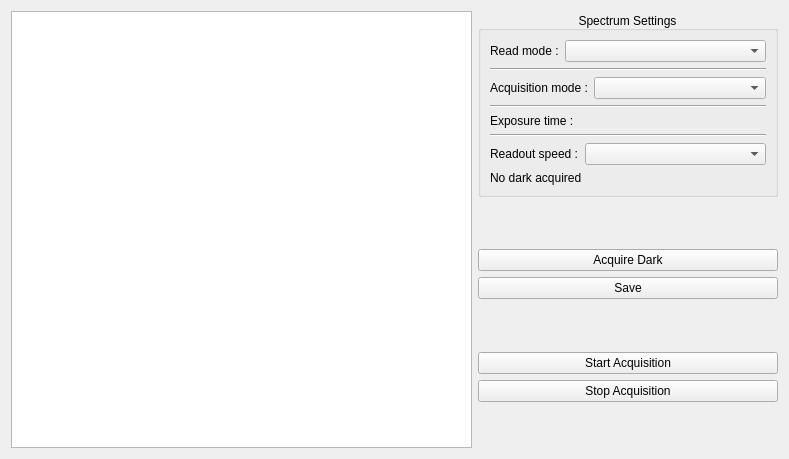
<?xml version="1.0" encoding="UTF-8"?>
<ui version="4.0">
 <class>Form</class>
 <widget class="QWidget" name="Form">
  <property name="geometry">
   <rect>
    <x>0</x>
    <y>0</y>
    <width>789</width>
    <height>459</height>
   </rect>
  </property>
  <property name="sizePolicy">
   <sizepolicy hsizetype="Expanding" vsizetype="Expanding">
    <horstretch>0</horstretch>
    <verstretch>0</verstretch>
   </sizepolicy>
  </property>
  <property name="windowTitle">
   <string>Form</string>
  </property>
  <layout class="QGridLayout" name="gridLayout">
   <item row="0" column="0">
    <layout class="QGridLayout" name="gridLayout_9">
     <item row="0" column="0">
      <layout class="QVBoxLayout" name="verticalLayout_9">
       <item>
        <widget class="PlotWidget" name="graph"/>
       </item>
      </layout>
     </item>
     <item row="0" column="1">
      <layout class="QVBoxLayout" name="verticalLayout_2">
       <item>
        <widget class="QGroupBox" name="settings">
         <property name="maximumSize">
          <size>
           <width>300</width>
           <height>16777215</height>
          </size>
         </property>
         <property name="styleSheet">
          <string notr="true"/>
         </property>
         <property name="title">
          <string>Spectrum Settings</string>
         </property>
         <property name="alignment">
          <set>Qt::AlignBottom|Qt::AlignHCenter</set>
         </property>
         <layout class="QVBoxLayout" name="verticalLayout_15">
          <item>
           <layout class="QHBoxLayout" name="read_modes_layout">
            <item>
             <widget class="QLabel" name="read_modes_label">
              <property name="text">
               <string>Read mode :</string>
              </property>
             </widget>
            </item>
            <item>
             <widget class="QComboBox" name="read_modes">
              <property name="sizePolicy">
               <sizepolicy hsizetype="Expanding" vsizetype="Fixed">
                <horstretch>0</horstretch>
                <verstretch>0</verstretch>
               </sizepolicy>
              </property>
             </widget>
            </item>
           </layout>
          </item>
          <item>
           <widget class="Line" name="separator11">
            <property name="orientation">
             <enum>Qt::Horizontal</enum>
            </property>
           </widget>
          </item>
          <item>
           <layout class="QHBoxLayout" name="acquisition_mode_layout">
            <item>
             <widget class="QLabel" name="acquisition_modes_label">
              <property name="text">
               <string>Acquisition mode :</string>
              </property>
             </widget>
            </item>
            <item>
             <widget class="QComboBox" name="acquisition_modes">
              <property name="sizePolicy">
               <sizepolicy hsizetype="Expanding" vsizetype="Fixed">
                <horstretch>0</horstretch>
                <verstretch>0</verstretch>
               </sizepolicy>
              </property>
             </widget>
            </item>
           </layout>
          </item>
          <item>
           <widget class="Line" name="separator12">
            <property name="orientation">
             <enum>Qt::Horizontal</enum>
            </property>
           </widget>
          </item>
          <item>
           <layout class="QHBoxLayout" name="exposure_time_layout">
            <item>
             <widget class="QLabel" name="exposure_time_label">
              <property name="text">
               <string>Exposure time :</string>
              </property>
             </widget>
            </item>
           </layout>
          </item>
          <item>
           <widget class="Line" name="separator13">
            <property name="orientation">
             <enum>Qt::Horizontal</enum>
            </property>
           </widget>
          </item>
          <item>
           <layout class="QHBoxLayout" name="readout_speed_layout">
            <item>
             <widget class="QLabel" name="readout_speed_label">
              <property name="text">
               <string>Readout speed :</string>
              </property>
             </widget>
            </item>
            <item>
             <widget class="QComboBox" name="readout_speed">
              <property name="sizePolicy">
               <sizepolicy hsizetype="Expanding" vsizetype="Fixed">
                <horstretch>0</horstretch>
                <verstretch>0</verstretch>
               </sizepolicy>
              </property>
             </widget>
            </item>
           </layout>
          </item>
          <item>
           <widget class="QLabel" name="acquired_dark_msg">
            <property name="text">
             <string>No dark acquired</string>
            </property>
           </widget>
          </item>
         </layout>
        </widget>
       </item>
       <item>
        <spacer name="verticalSpacer_10">
         <property name="orientation">
          <enum>Qt::Vertical</enum>
         </property>
         <property name="sizeHint" stdset="0">
          <size>
           <width>20</width>
           <height>40</height>
          </size>
         </property>
        </spacer>
       </item>
       <item>
        <widget class="QPushButton" name="acquire_dark">
         <property name="maximumSize">
          <size>
           <width>300</width>
           <height>16777215</height>
          </size>
         </property>
         <property name="text">
          <string>Acquire Dark</string>
         </property>
        </widget>
       </item>
       <item>
        <widget class="QPushButton" name="save">
         <property name="maximumSize">
          <size>
           <width>300</width>
           <height>16777215</height>
          </size>
         </property>
         <property name="text">
          <string>Save</string>
         </property>
        </widget>
       </item>
       <item>
        <spacer name="verticalSpacer_3">
         <property name="orientation">
          <enum>Qt::Vertical</enum>
         </property>
         <property name="sizeHint" stdset="0">
          <size>
           <width>20</width>
           <height>40</height>
          </size>
         </property>
        </spacer>
       </item>
       <item>
        <widget class="QPushButton" name="start_acquisition">
         <property name="maximumSize">
          <size>
           <width>300</width>
           <height>16777215</height>
          </size>
         </property>
         <property name="text">
          <string>Start Acquisition</string>
         </property>
        </widget>
       </item>
       <item>
        <widget class="QPushButton" name="stop_acquisition">
         <property name="maximumSize">
          <size>
           <width>300</width>
           <height>16777215</height>
          </size>
         </property>
         <property name="text">
          <string>Stop Acquisition</string>
         </property>
        </widget>
       </item>
       <item>
        <spacer name="verticalSpacer_9">
         <property name="orientation">
          <enum>Qt::Vertical</enum>
         </property>
         <property name="sizeHint" stdset="0">
          <size>
           <width>20</width>
           <height>40</height>
          </size>
         </property>
        </spacer>
       </item>
      </layout>
     </item>
    </layout>
   </item>
  </layout>
 </widget>
 <customwidgets>
  <customwidget>
   <class>PlotWidget</class>
   <extends>QGraphicsView</extends>
   <header location="global">pyqtgraph</header>
  </customwidget>
 </customwidgets>
 <resources/>
 <connections/>
</ui>
